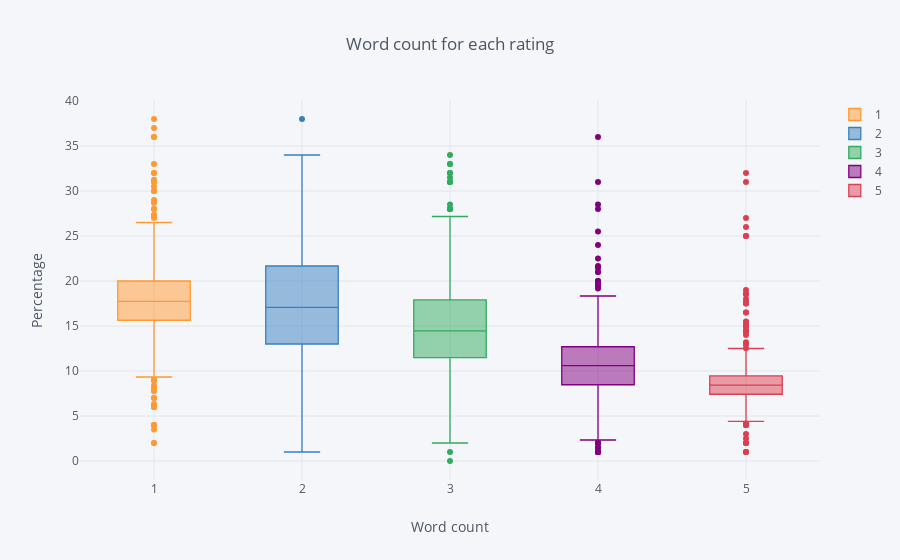

Notebook source saved alongside this figure:
### Code cell
# remove escape characters from reviews to obtain word count
cleaned_reviews = pd.DataFrame(filtered_reviews['review_comment_message'].apply(lambda x: re.sub(r'\r\n','', x)))
cleaned_reviews['words'] = cleaned_reviews['review_comment_message'].str.split()
cleaned_reviews['word_count'] = cleaned_reviews['words'].apply(lambda x:len(x))

# add scores to cleaned reviews dataframe
cleaned_reviews['review_score'] = reviews['review_score']
cleaned_reviews['review_creation_date'] = reviews['review_creation_date']
cleaned_reviews['review_answer_timestamp'] = reviews['review_answer_timestamp']

cf.go_offline()
cleaned_reviews['score'] = cleaned_reviews['review_score'].astype('category')

d = cleaned_reviews.pivot_table(values = 'word_count', columns = 'score', index = 'review_creation_date')

# generate box plots
d.iplot(kind='box', boxpoints = 'outliers',
        xTitle = 'Word count', yTitle = 'Percentage',
       title = 'Word count for each rating')

### Figure 1 — Plotly figure (JSON) as saved in the notebook; plotly's stock layout.template omitted (floating-point values rounded to 4 significant figures; data arrays with more than 128 entries replaced by an {"elided": "..."} marker saying what was removed)
{"data": [{"boxpoints": "outliers", "line": {"width": 1.3}, "marker": {"color": "rgba(255, 153, 51, 1.0)"}, "name": "1", "orientation": "v", "type": "box", "uid": "ddd805f6-e710-417c-a255-8315a5b5a1ad", "y": {"elided": "623 float values"}}, {"boxpoints": "outliers", "line": {"width": 1.3}, "marker": {"color": "rgba(55, 128, 191, 1.0)"}, "name": "2", "orientation": "v", "type": "box", "uid": "22518368-ca61-45b0-813e-b86d7c9e6948", "y": {"elided": "623 float values"}}, {"boxpoints": "outliers", "line": {"width": 1.3}, "marker": {"color": "rgba(50, 171, 96, 1.0)"}, "name": "3", "orientation": "v", "type": "box", "uid": "04727cfc-2a14-4924-8f14-63b8fb5586f4", "y": {"elided": "623 float values"}}, {"boxpoints": "outliers", "line": {"width": 1.3}, "marker": {"color": "rgba(128, 0, 128, 1.0)"}, "name": "4", "orientation": "v", "type": "box", "uid": "5511521f-9b9c-4f9a-a6e0-32113f435c86", "y": {"elided": "623 float values"}}, {"boxpoints": "outliers", "line": {"width": 1.3}, "marker": {"color": "rgba(219, 64, 82, 1.0)"}, "name": "5", "orientation": "v", "type": "box", "uid": "c6653d45-5fd3-4f08-9efc-221dd9c73168", "y": {"elided": "623 float values"}}], "layout": {"legend": {"bgcolor": "#F5F6F9", "font": {"color": "#4D5663"}}, "paper_bgcolor": "#F5F6F9", "plot_bgcolor": "#F5F6F9", "title": {"font": {"color": "#4D5663"}, "text": "Word count for each rating"}, "xaxis": {"gridcolor": "#E1E5ED", "showgrid": true, "tickfont": {"color": "#4D5663"}, "title": {"font": {"color": "#4D5663"}, "text": "Word count"}, "zerolinecolor": "#E1E5ED"}, "yaxis": {"gridcolor": "#E1E5ED", "showgrid": true, "tickfont": {"color": "#4D5663"}, "title": {"font": {"color": "#4D5663"}, "text": "Percentage"}, "zerolinecolor": "#E1E5ED"}}}
